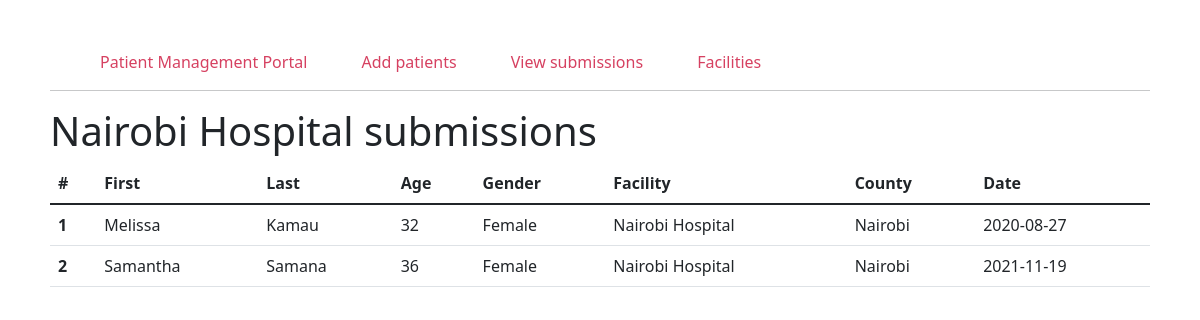
Page /Nairobi Hospital/summary on the committed database.
### tables this page shows
CREATE TABLE patient_registration (
    id INTEGER PRIMARY KEY AUTOINCREMENT,
    created TIMESTAMP NOT NULL DEFAULT CURRENT_TIMESTAMP,
    first_name TEXT NOT NULL,
    last_name TEXT NOT NULL,
    gender TEXT NOT NULL,
    age INTEGER NOT NULL,
    facility TEXT NOT NULL,
    county TEXT NOT NULL,
    reg_date DATE NOT NULL,
    reg_month TEXT NOT NULL,
    reg_year TEXT NOT NULL
);

### Management_Portal/routes.py (the view)
@routes_blueprint.route('/<facility>/summary', methods=["GET", "POST"])
def summary(facility):
    conn = get_db_connection()
    facility_summary = conn.execute('SELECT * FROM patient_registration WHERE facility = ?', [facility]).fetchall()
    conn.close()
    num = 0
    summary = []
    for row in facility_summary:
        num += 1
        summ_obj = {}
        summ_obj['number'] = num
        summ_obj['first'] = row[2]
        summ_obj['last'] = row[3]
        summ_obj['gender'] = row[4]
        summ_obj['age'] = row[5]
        summ_obj['facility'] = row[6]
        summ_obj['county'] = row[7]
        summ_obj['reg_date'] = row[8]
        summary.append(summ_obj)
    return render_template('summary.html', facility=facility, summary=summary)

### Management_Portal/routes.py (called while the page is built)
def get_db_connection():
    conn = sqlite3.connect('patient_reg.db')
    conn.row_factory = sqlite3.Row
    return conn

### Management_Portal/templates/summary.html
{% extends 'base.html' %}
{% block content %}
    <h1> {{facility}} submissions</h1>
        <table class="table" id="submissions">
        <thead>
            <tr>
                <th scope="col">#</th>
                <th scope="col">First</th>
                <th scope="col">Last</th>
                <th scope="col">Age</th>
                <th scope="col">Gender</th>
                <th scope="col">Facility</th>
                <th scope="col">County</th>
                <th scope="col">Date</th>
            </tr>
        </thead>
        <tbody>
            {% for data in summary %}
                <tr>
                    <th scope="row">{{ data['number'] }}</th>
                    <td>{{ data['first'] }}</td>
                    <td>{{ data['last'] }}</td>
                    <td>{{ data['age'] }}</td>
                    <td>{{ data['gender'] }}</td>
                    <td>{{ data['facility'][0:40] }}</td>
                    <td>{{ data['county'] }}</td>
                    <td>{{ data['reg_date'] }}</td>
                </tr>
            {% endfor %}
        </tbody>
    </table>
{% endblock %}

### Management_Portal/static/css/style.css (style rules this page uses)
body { padding:50px }

### rows in the picture
patient_registration: number "1", first "Melissa", last "Kamau", age "32", gender "Female", facility "Nairobi Hospital", county "Nairobi", reg_date "2020-08-27"
patient_registration: number "2", first "Samantha", last "Samana", age "36", gender "Female", facility "Nairobi Hospital", county "Nairobi", reg_date "2021-11-19"

### other values in the picture
{{ facility }} "Nairobi Hospital"
